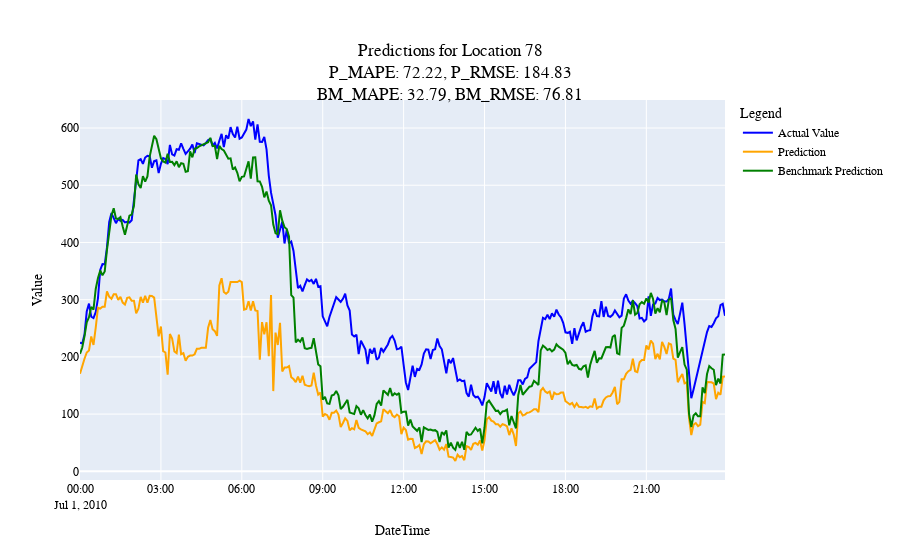
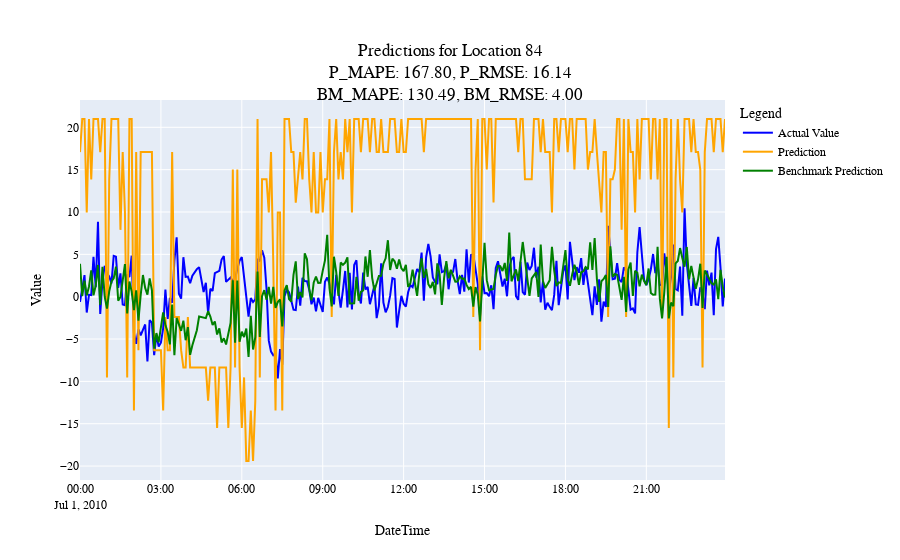
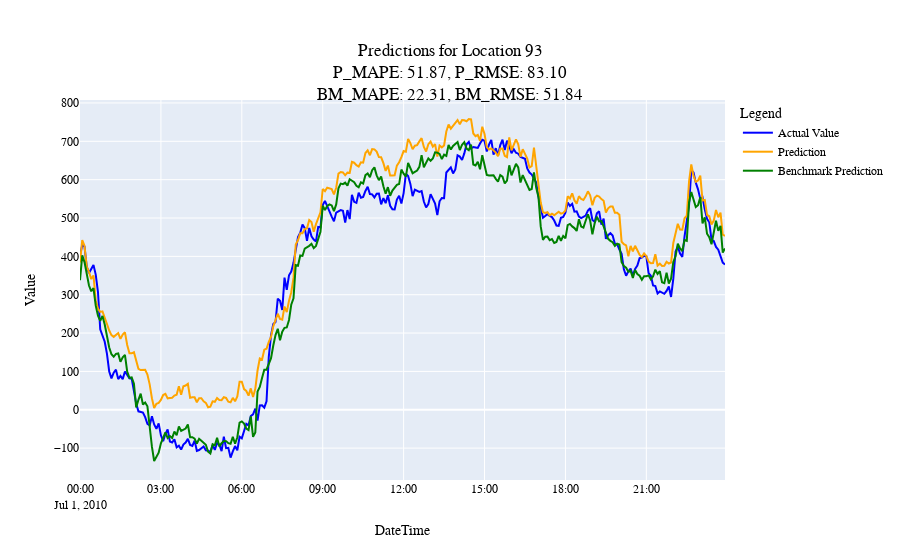

Notebook code for these charts, in order:
### Code cell
for l in worst_values:
    plot_predictions(l)

### Figure 1 — Plotly figure (JSON) as saved in the notebook; plotly's stock layout.template omitted (floating-point values rounded to 4 significant figures; data arrays with more than 128 entries replaced by an {"elided": "..."} marker saying what was removed)
{"data": [{"hovertemplate": "Actual: %{y}<br>Date: %{x}", "line": {"color": "blue", "width": 2}, "mode": "lines", "name": "Actual Value", "type": "scatter", "x": {"elided": "288 str values"}, "y": {"elided": "288 float values"}}, {"hovertemplate": "Prediction: %{y}<br>Date: %{x}", "line": {"color": "orange", "width": 2}, "mode": "lines", "name": "Prediction", "type": "scatter", "x": {"elided": "288 str values"}, "y": {"elided": "288 float values"}}, {"hovertemplate": "Benchmark: %{y}<br>Date: %{x}", "line": {"color": "green", "width": 2}, "mode": "lines", "name": "Benchmark Prediction", "type": "scatter", "x": {"elided": "288 str values"}, "y": {"elided": "288 float values"}}], "layout": {"font": {"color": "black", "family": "Arial, sans-serif", "size": 12}, "hovermode": "x unified", "legend": {"title": {"text": "Legend"}}, "title": {"text": "Predictions for Location 78<br>P_MAPE: 72.22, P_RMSE: 184.83<br>BM_MAPE: 32.79, BM_RMSE: 76.81", "x": 0.5, "xanchor": "center", "y": 0.9, "yanchor": "top"}, "xaxis": {"title": {"text": "DateTime"}}, "yaxis": {"title": {"text": "Value"}}}}

### Figure 2 — Plotly figure (JSON) as saved in the notebook; plotly's stock layout.template omitted (floating-point values rounded to 4 significant figures; data arrays with more than 128 entries replaced by an {"elided": "..."} marker saying what was removed)
{"data": [{"hovertemplate": "Actual: %{y}<br>Date: %{x}", "line": {"color": "blue", "width": 2}, "mode": "lines", "name": "Actual Value", "type": "scatter", "x": {"elided": "288 str values"}, "y": {"elided": "288 float values"}}, {"hovertemplate": "Prediction: %{y}<br>Date: %{x}", "line": {"color": "orange", "width": 2}, "mode": "lines", "name": "Prediction", "type": "scatter", "x": {"elided": "288 str values"}, "y": {"elided": "288 float values"}}, {"hovertemplate": "Benchmark: %{y}<br>Date: %{x}", "line": {"color": "green", "width": 2}, "mode": "lines", "name": "Benchmark Prediction", "type": "scatter", "x": {"elided": "288 str values"}, "y": {"elided": "288 float values"}}], "layout": {"font": {"color": "black", "family": "Arial, sans-serif", "size": 12}, "hovermode": "x unified", "legend": {"title": {"text": "Legend"}}, "title": {"text": "Predictions for Location 84<br>P_MAPE: 167.80, P_RMSE: 16.14<br>BM_MAPE: 130.49, BM_RMSE: 4.00", "x": 0.5, "xanchor": "center", "y": 0.9, "yanchor": "top"}, "xaxis": {"title": {"text": "DateTime"}}, "yaxis": {"title": {"text": "Value"}}}}

### Figure 3 — Plotly figure (JSON) as saved in the notebook; plotly's stock layout.template omitted (floating-point values rounded to 4 significant figures; data arrays with more than 128 entries replaced by an {"elided": "..."} marker saying what was removed)
{"data": [{"hovertemplate": "Actual: %{y}<br>Date: %{x}", "line": {"color": "blue", "width": 2}, "mode": "lines", "name": "Actual Value", "type": "scatter", "x": {"elided": "288 str values"}, "y": {"elided": "288 float values"}}, {"hovertemplate": "Prediction: %{y}<br>Date: %{x}", "line": {"color": "orange", "width": 2}, "mode": "lines", "name": "Prediction", "type": "scatter", "x": {"elided": "288 str values"}, "y": {"elided": "288 float values"}}, {"hovertemplate": "Benchmark: %{y}<br>Date: %{x}", "line": {"color": "green", "width": 2}, "mode": "lines", "name": "Benchmark Prediction", "type": "scatter", "x": {"elided": "288 str values"}, "y": {"elided": "288 float values"}}], "layout": {"font": {"color": "black", "family": "Arial, sans-serif", "size": 12}, "hovermode": "x unified", "legend": {"title": {"text": "Legend"}}, "title": {"text": "Predictions for Location 93<br>P_MAPE: 51.87, P_RMSE: 83.10<br>BM_MAPE: 22.31, BM_RMSE: 51.84", "x": 0.5, "xanchor": "center", "y": 0.9, "yanchor": "top"}, "xaxis": {"title": {"text": "DateTime"}}, "yaxis": {"title": {"text": "Value"}}}}
